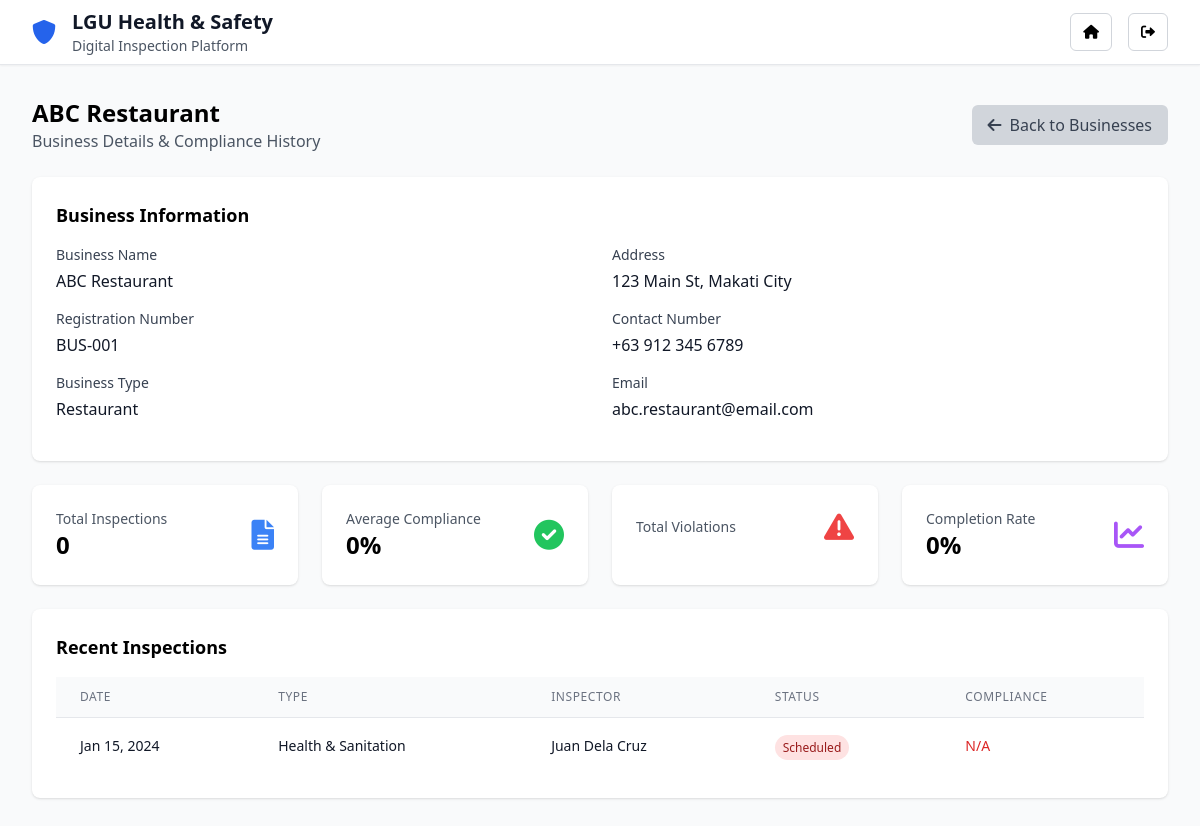
The app's page /admin/business_view.php?id=1 (signed in) with its own data.
### tables this page shows
CREATE TABLE businesses (
    id INT PRIMARY KEY AUTO_INCREMENT,
    name VARCHAR(255) NOT NULL,
    address TEXT NOT NULL,
    owner_id INT NULL,
    contact_number VARCHAR(20) NULL,
    email VARCHAR(255) NULL,
    business_type VARCHAR(100) NULL,
    registration_number VARCHAR(100) NULL,
    establishment_date DATE NULL,
    inspection_frequency ENUM('weekly', 'monthly', 'quarterly') DEFAULT 'monthly',
    last_inspection_date DATE NULL,
    next_inspection_date DATE NULL,
    is_compliant BOOLEAN DEFAULT TRUE,
    compliance_score INT DEFAULT 100,
    created_at TIMESTAMP DEFAULT CURRENT_TIMESTAMP,
    updated_at TIMESTAMP DEFAULT CURRENT_TIMESTAMP ON UPDATE CURRENT_TIMESTAMP,
    FOREIGN KEY (owner_id) REFERENCES users(id) ON DELETE SET NULL,
    INDEX idx_name (name),
    INDEX idx_business_type (business_type),
    INDEX idx_compliance (is_compliant),
    INDEX idx_next_inspection (next_inspection_date)
);

CREATE TABLE inspections (
    id INT PRIMARY KEY AUTO_INCREMENT,
    business_id INT NOT NULL,
    inspector_id INT NOT NULL,
    inspection_type_id INT NOT NULL,
    scheduled_date DATETIME NOT NULL,
    completed_date DATETIME NULL,
    status ENUM('scheduled', 'in_progress', 'completed', 'overdue') NOT NULL DEFAULT 'scheduled',
    priority ENUM('low', 'medium', 'high') NOT NULL DEFAULT 'medium',
    compliance_score INT NULL,
    total_violations INT DEFAULT 0,
    notes TEXT NULL,
    created_at TIMESTAMP DEFAULT CURRENT_TIMESTAMP,
    updated_at TIMESTAMP DEFAULT CURRENT_TIMESTAMP ON UPDATE CURRENT_TIMESTAMP,
    FOREIGN KEY (business_id) REFERENCES businesses(id) ON DELETE CASCADE,
    FOREIGN KEY (inspector_id) REFERENCES users(id) ON DELETE CASCADE,
    FOREIGN KEY (inspection_type_id) REFERENCES inspection_types(id) ON DELETE CASCADE,
    INDEX idx_business (business_id),
    INDEX idx_inspector (inspector_id),
    INDEX idx_status (status),
    INDEX idx_scheduled_date (scheduled_date)
);

CREATE TABLE inspection_types (
    id INT PRIMARY KEY AUTO_INCREMENT,
    name VARCHAR(100) NOT NULL,
    description TEXT NULL,
    created_at TIMESTAMP DEFAULT CURRENT_TIMESTAMP,
    UNIQUE KEY unique_name (name)
);

CREATE TABLE users (
    id INT PRIMARY KEY AUTO_INCREMENT,
    name VARCHAR(255) NOT NULL,
    email VARCHAR(255) UNIQUE NOT NULL,
    password VARCHAR(255) NOT NULL,
    role ENUM('super_admin', 'admin', 'inspector', 'business_owner', 'community_user') NOT NULL DEFAULT 'inspector',
    avatar VARCHAR(255) NULL,
    department VARCHAR(255) NULL,
    certification VARCHAR(255) NULL,
    created_at TIMESTAMP DEFAULT CURRENT_TIMESTAMP,
    updated_at TIMESTAMP DEFAULT CURRENT_TIMESTAMP ON UPDATE CURRENT_TIMESTAMP,
    INDEX idx_email (email),
    INDEX idx_role (role)
);

### models/Business.php (called while the page is built, shortened)
<?php
class Business {
    private $conn;
    private $table_name = "businesses";
    public $id;
    public function __construct($db) {
        $this->conn = $db;
    }
    public function readOne() {
        $query = "SELECT b.*, u.name as owner_name, u.email as owner_email
                  FROM " . $this->table_name . " b
                  LEFT JOIN users u ON b.owner_id = u.id
                  WHERE b.id = ? LIMIT 0,1";
        $stmt = $this->conn->prepare($query);
        $stmt->bindParam(1, $this->id);
        $stmt->execute();
        $row = $stmt->fetch(PDO::FETCH_ASSOC);
        if ($row) {
            return $row;
        }
        return false;
    }
    public function getComplianceStats($business_id) {
        $query = "SELECT
                    COUNT(*) as total_inspections,
                    AVG(compliance_score) as avg_compliance,
                    SUM(total_violations) as total_violations,
                    SUM(CASE WHEN status = 'completed' THEN 1 ELSE 0 END) as completed_inspections
                  FROM inspections
                  WHERE business_id = ? AND compliance_score IS NOT NULL";
        $stmt = $this->conn->prepare($query);
        $stmt->bindParam(1, $business_id);
        $stmt->execute();
        $stats = $stmt->fetch(PDO::FETCH_ASSOC);
        $stats['avg_compliance'] = $stats['avg_compliance'] ? round($stats['avg_compliance']) : 0;
        $stats['compliance_rate'] = $stats['total_inspections'] > 0 ?
            round(($stats['completed_inspections'] / $stats['total_inspections']) * 100) : 0;
        return $stats;
    }
    public function getRecentInspections($business_id, $limit = 5) {
        $query = "SELECT i.*, it.name as inspection_type, u.name as inspector_name
                  FROM inspections i
                  LEFT JOIN inspection_types it ON i.inspection_type_id = it.id
                  LEFT JOIN users u ON i.inspector_id = u.id
                  WHERE i.business_id = ?
                  ORDER BY i.scheduled_date DESC
                  LIMIT ?";
        $stmt = $this->conn->prepare($query);
        $stmt->bindParam(1, $business_id);
        $stmt->bindParam(2, $limit, PDO::PARAM_INT);
        $stmt->execute();
        $inspections = array();
        while ($row = $stmt->fetch(PDO::FETCH_ASSOC)) {
            $inspections[] = $row;
        }
        return $inspections;
    }
}
?>

### admin/business_view.php (the view, shortened to what this page needs)
<?php
require_once '../models/Business.php';
$database = new Database();
$db = $database->getConnection();
$business = new Business($db);
$business_id = isset($_GET['id']) ? $_GET['id'] : null;
$business->id = $business_id;
$business_data = $business->readOne();
$compliance_stats = $business->getComplianceStats($business_id);
$recent_inspections = $business->getRecentInspections($business_id, 5);
?>
<!DOCTYPE html>
<html lang="en">
<head>
    <script src="https://cdn.tailwindcss.com"></script>
    <link href="https://cdnjs.cloudflare.com/ajax/libs/font-awesome/6.0.0/css/all.min.css" rel="stylesheet">
</head>
<body class="min-h-screen bg-gray-50">
    <header class="bg-white shadow-sm border-b">
        <div class="max-w-7xl mx-auto px-4 sm:px-6 lg:px-8">
            <div class="flex justify-between items-center h-16">
                <div class="flex items-center space-x-2 sm:space-x-4 min-w-0 flex-1">
                    <i class="fas fa-shield-alt text-blue-600 text-xl sm:text-2xl"></i>
                    <div class="min-w-0 flex-1">
                        <h1 class="text-sm sm:text-xl font-bold text-gray-900 truncate">LGU Health & Safety</h1>
                        <p class="text-xs sm:text-sm text-gray-600 hidden sm:block">Digital Inspection Platform</p>
                    </div>
                </div>
                <div class="flex items-center space-x-1 sm:space-x-4 flex-shrink-0">
                    <a href="index.php" class="bg-white border border-gray-300 rounded-md px-3 py-2 text-sm">
                        <i class="fas fa-home"></i>
                    </a>
                    <a href="logout.php" class="bg-white border border-gray-300 rounded-md px-3 py-2 text-sm">
                        <i class="fas fa-sign-out-alt"></i>
                    </a>
                </div>
            </div>
        </div>
    </header>
    <div class="max-w-7xl mx-auto px-4 sm:px-6 lg:px-8 py-4 sm:py-8">
        <div class="flex items-center justify-between mb-6">
            <div>
                <h2 class="text-2xl font-bold"><?php echo $business_data['name']; ?></h2>
                <p class="text-gray-600">Business Details & Compliance History</p>
            </div>
            <a href="businesses.php" class="bg-gray-300 text-gray-700 px-4 py-2 rounded-md hover:bg-gray-400">
                <i class="fas fa-arrow-left mr-2"></i>Back to Businesses
            </a>
        </div>
        <div class="bg-white rounded-lg shadow p-6 mb-6">
            <h3 class="text-lg font-bold mb-4">Business Information</h3>
            <div class="grid grid-cols-1 md:grid-cols-2 gap-6">
                <div>
                    <div class="mb-4">
                        <label class="block text-sm font-medium text-gray-700">Business Name</label>
                        <p class="mt-1 text-gray-900"><?php echo $business_data['name']; ?></p>
                    </div>
                    <div class="mb-4">
                        <label class="block text-sm font-medium text-gray-700">Registration Number</label>
                        <p class="mt-1 text-gray-900"><?php echo $business_data['registration_number']; ?></p>
                    </div>
                    <div class="mb-4">
                        <label class="block text-sm font-medium text-gray-700">Business Type</label>
                        <p class="mt-1 text-gray-900"><?php echo $business_data['business_type']; ?></p>
                    </div>
                </div>
                <div>
                    <div class="mb-4">
                        <label class="block text-sm font-medium text-gray-700">Address</label>
                        <p class="mt-1 text-gray-900"><?php echo $business_data['address']; ?></p>
                    </div>
                    <div class="mb-4">
                        <label class="block text-sm font-medium text-gray-700">Contact Number</label>
                        <p class="mt-1 text-gray-900"><?php echo $business_data['contact_number']; ?></p>
                    </div>
                    <div class="mb-4">
                        <label class="block text-sm font-medium text-gray-700">Email</label>
                        <p class="mt-1 text-gray-900"><?php echo $business_data['email']; ?></p>
                    </div>
                </div>
            </div>
        </div>
        <div class="grid grid-cols-1 md:grid-cols-4 gap-6 mb-6">
            <div class="bg-white rounded-lg shadow p-6">
                <div class="flex items-center justify-between">
                    <div>
                        <p class="text-sm text-gray-600">Total Inspections</p>
                        <p class="text-2xl font-bold"><?php echo $compliance_stats['total_inspections']; ?></p>
                    </div>
                    <i class="fas fa-file-alt text-3xl text-blue-500"></i>
                </div>
            </div>
            <div class="bg-white rounded-lg shadow p-6">
                <div class="flex items-center justify-between">
                    <div>
                        <p class="text-sm text-gray-600">Average Compliance</p>
                        <p class="text-2xl font-bold"><?php echo $compliance_stats['avg_compliance']; ?>%</p>
                    </div>
                    <i class="fas fa-check-circle text-3xl text-green-500"></i>
                </div>
            </div>
            <div class="bg-white rounded-lg shadow p-6">
                <div class="flex items-center justify-between">
                    <div>
                        <p class="text-sm text-gray-600">Total Violations</p>
                    </div>
                    <i class="fas fa-exclamation-triangle text-3xl text-red-500"></i>
                </div>
            </div>
            <div class="bg-white rounded-lg shadow p-6">
                <div class="flex items-center justify-between">
                    <div>
                        <p class="text-sm text-gray-600">Completion Rate</p>
                        <p class="text-2xl font-bold"><?php echo $compliance_stats['compliance_rate']; ?>%</p>
                    </div>
                    <i class="fas fa-chart-line text-3xl text-purple-500"></i>
                </div>
            </div>
        </div>
        <div class="bg-white rounded-lg shadow p-6">
            <h3 class="text-lg font-bold mb-4">Recent Inspections</h3>
            <?php if (empty($recent_inspections)): ?>
                <p class="text-gray-500">No inspections recorded yet.</p>
            <?php else: ?>
                <table class="min-w-full divide-y divide-gray-200">
                    <thead class="bg-gray-50">
                        <tr>
                            <th class="px-6 py-3 text-left text-xs font-medium text-gray-500 uppercase tracking-wider">Date</th>
                            <th class="px-6 py-3 text-left text-xs font-medium text-gray-500 uppercase tracking-wider">Type</th>
                            <th class="px-6 py-3 text-left text-xs font-medium text-gray-500 uppercase tracking-wider">Inspector</th>
                            <th class="px-6 py-3 text-left text-xs font-medium text-gray-500 uppercase tracking-wider">Status</th>
                            <th class="px-6 py-3 text-left text-xs font-medium text-gray-500 uppercase tracking-wider">Compliance</th>
                        </tr>
                    </thead>
                    <tbody class="bg-white divide-y divide-gray-200">
                        <?php foreach ($recent_inspections as $inspection): ?>
                        <tr>
                            <td class="px-6 py-4 whitespace-nowrap">
                                <div class="text-sm text-gray-900"><?php echo date('M j, Y', strtotime($inspection['scheduled_date'])); ?></div>
                            </td>
                            <td class="px-6 py-4 whitespace-nowrap">
                                <div class="text-sm text-gray-900"><?php echo $inspection['inspection_type']; ?></div>
                            </td>
                            <td class="px-6 py-4 whitespace-nowrap">
                                <div class="text-sm text-gray-900"><?php echo $inspection['inspector_name']; ?></div>
                            </td>
                            <td class="px-6 py-4 whitespace-nowrap">
                                <span class="px-2 py-1 text-xs font-medium rounded-full
                                    <?php echo $inspection['status'] == 'completed' ? 'bg-green-100 text-green-800' :
                                           ($inspection['status'] == 'in_progress' ? 'bg-yellow-100 text-yellow-800' : 'bg-red-100 text-red-800'); ?>">
                                    <?php echo ucfirst($inspection['status']); ?>
                                </span>
                            </td>
                            <td class="px-6 py-4 whitespace-nowrap">
                                <div class="text-sm font-medium <?php echo $inspection['compliance_score'] >= 80 ? 'text-green-600' :
                                                                   ($inspection['compliance_score'] >= 60 ? 'text-yellow-600' : 'text-red-600'); ?>">
                                    <?php echo $inspection['compliance_score'] ? $inspection['compliance_score'] . '%' : 'N/A'; ?>
                                </div>
                            </td>
                        </tr>
                        <?php endforeach; ?>
                    </tbody>
                </table>
            <?php endif; ?>
        </div>
    </div>
</body>
</html>

### records on screen
businesses: name "ABC Restaurant", registration_number "BUS-001", business_type "Restaurant", address "123 Main St, Makati City", contact_number "+63 912 345 6789", email "abc.restaurant@email.com"
inspections: scheduled_date "Jan 15, 2024", inspection_type.name "Health & Sanitation", inspector.name "Juan Dela Cruz", status "Scheduled", shows "N/A"

### other values on screen
$compliance_stats['total_inspections'] "0"
$compliance_stats['avg_compliance'] "0"
$compliance_stats['compliance_rate'] "0"
